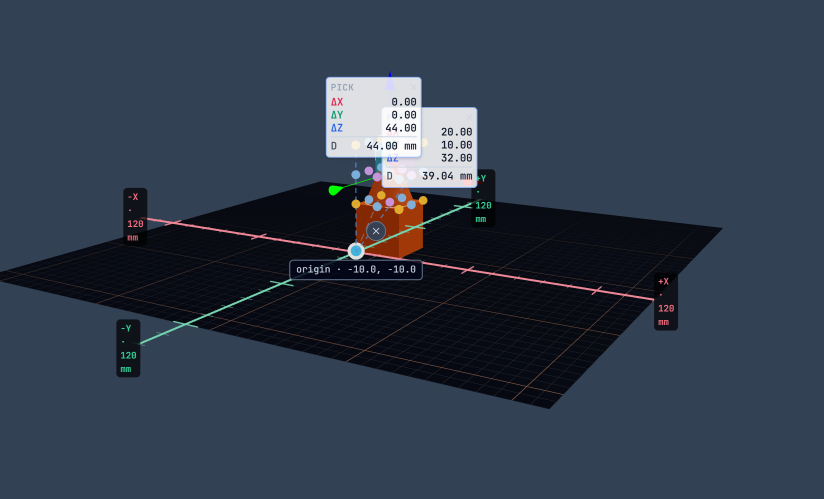
#> input picture img2.png, 1648 x 998 px (shown at 1/2 size)
$ python -i bas_relief_service.py   (imports and definitions only)
#> lines starting #> are read from the running program, lines starting #| are printed output that depends on the picture
"""Iter-136 — Circular bas-relief mesh generator (Japanese Cork Art style).

User need: AI-to-3D providers (Meshy, Hunyuan3D) always turn a reference
image into a full stereoscopic 3D model. For decorative bas-relief work
— a circular disk with the subject raised in shallow relief — that's
useless. This service takes ANY reference image + a diameter/thickness
recipe and produces a solid printable disk with the subject rendered
as a heightmap on the front face.

Pipeline (deterministic, ~2s on a 220 mm disk):
  1. Load the image → grayscale.
  2. Optional invert (`dark_is_high` — many source images work better
     if the darkest pixels become the tallest peaks, e.g. black-on-white
     line art).
  3. Down-sample to `grid_size` × `grid_size` (default 512) — this is
     the surface resolution.
  4. Build a circular mask (pixels outside the inscribed circle get
     dropped later at mesh-generation time).
  5. Compute a per-pixel height:
        z = base_thickness + grayscale_norm * max_relief_mm
     Pixels outside the circle keep `z = base_thickness` (flat rim).
  6. Extrude to a solid: top surface follows the heightmap, bottom
     surface is a flat plane at z=0, sides are a straight cylindrical
     wall connecting them.
  7. Emit STL bytes.

No AI required — this is pure geometry. Cost: 0. Latency: ~2s for
a 220 mm disk at 512² grid.
"""
from __future__ import annotations

import io
import logging
from typing import Optional

import numpy as np
import trimesh
from PIL import Image, ImageFilter

logger = logging.getLogger(__name__)

# Practical limits — over 800 grid steps and mesh gets > 1M tris,
# which is slower to slice than the print itself. Under 128 and the
# subject looks pixelated. 512 is the sweet spot.
_MIN_GRID = 128
_MAX_GRID = 800
_DEFAULT_GRID = 512

# Diameter clamps chosen from the user's spec (200-250 mm) with sensible
# headroom above and below. 100 mm is the smallest a bas-relief still
# reads visually; 380 mm is the largest most consumer bed sizes handle.
_MIN_DIAMETER_MM = 60.0
_MAX_DIAMETER_MM = 380.0


def _to_heightmap(
    image_bytes: bytes,
    grid_size: int,
    dark_is_high: bool,
    smooth_sigma: float,
) -> tuple[np.ndarray, "np.ndarray | None"]:
    """Convert an image to a `grid_size × grid_size` float32 array of
    normalised heights in [0, 1], plus an optional boolean silhouette
    mask derived from the alpha channel.

    Iter-139 — alpha-aware:
      * When the source has an alpha channel we use it as the mesh
        SILHOUETTE (transparent → outside the mesh). This "honours the
        shape" the user cropped into the PNG.
      * The alpha's bounding box becomes the crop rectangle so the
        printed medallion fits the user-specified diameter regardless
        of transparent padding around the subject.
      * The RGB is composited onto neutral grey (128) BEFORE grayscale
        conversion so semi-transparent pixels and the checkerboard-baked
        transparent regions some viewers save into PNGs don't leak into
        the heightmap.

    Returns
    -------
    heights_norm : (N, N) float32 in [0, 1]. Bright RGB → 1.0, dark → 0.0
                   by default (`dark_is_high=False`) — correct for a
                   REFLECTIVE bas-relief where light bounces off the
                   raised surface (bright subject sits proud of a
                   recessed dark ground). `dark_is_high=True` flips
                   this for lithophane use.
    alpha_mask   : (N, N) bool, True where opacity ≥ 50%, or None when
                   the source has no alpha channel.
    """
    if not image_bytes:
        raise ValueError("empty image payload")
    try:
        img = Image.open(io.BytesIO(image_bytes))
    except Exception as e:  # noqa: BLE001
        raise ValueError(f"cannot parse image: {e}") from e

    # Detect alpha. Palette-mode PNGs can carry transparency via the
    # "transparency" info entry — convert them to RGBA to normalise.
    has_alpha = img.mode in ("RGBA", "LA", "PA") or (img.mode == "P" and "transparency" in img.info)
    if has_alpha:
        rgba = img.convert("RGBA")
        alpha_img = rgba.split()[-1]
        # Composite over neutral grey (128) so transparent pixels
        # contribute no height variation. Neutral grey → normalised 0.5
        # is masked out later by ``alpha_mask`` anyway; the composite
        # exists so the anti-aliased alpha fringe doesn't inject
        # spurious highs/lows into the RGB before we take grayscale.
        bg = Image.new("RGB", rgba.size, (128, 128, 128))
        bg.paste(rgba.convert("RGB"), mask=alpha_img)
        gray_img = bg.convert("L")
        # Trim to the alpha's bounding box — the user-specified diameter
        # then maps to the actual subject extent, not the transparent
        # padding around it.
        bbox = alpha_img.getbbox()
        if bbox is not None:
            gray_img = gray_img.crop(bbox)
            alpha_img = alpha_img.crop(bbox)
    else:
        gray_img = img.convert("L")
        alpha_img = None

    if smooth_sigma > 0:
        gray_img = gray_img.filter(ImageFilter.GaussianBlur(radius=float(smooth_sigma)))

    # Centre-crop to square so a rectangular reference maps cleanly onto
    # a circular disk without stretching one axis. The alpha mask (if
    # present) rides along so it stays aligned with the grayscale.
    w, h = gray_img.size
    if w != h:
        s = min(w, h)
        left = (w - s) // 2
        top = (h - s) // 2
        gray_img = gray_img.crop((left, top, left + s, top + s))
        if alpha_img is not None:
            alpha_img = alpha_img.crop((left, top, left + s, top + s))

    gray_img = gray_img.resize((grid_size, grid_size), Image.LANCZOS)
    if alpha_img is not None:
        alpha_img = alpha_img.resize((grid_size, grid_size), Image.LANCZOS)

    arr = np.asarray(gray_img, dtype=np.float32) / 255.0
    if dark_is_high:
        arr = 1.0 - arr

    if alpha_img is not None:
        alpha_arr = np.asarray(alpha_img, dtype=np.float32) / 255.0
        # 50% opacity threshold — anti-aliased edges (~10-90% alpha) get
        # snapped to fully-in or fully-out so the boundary triangles
        # form a clean edge rather than a fuzzy fringe.
        alpha_mask = alpha_arr >= 0.5
        # If the alpha exists but is empty (e.g. an all-transparent PNG)
        # fall back to the geometric disc so the user still gets a mesh.
        if not alpha_mask.any():
            alpha_mask = None
    else:
        alpha_mask = None

    return arr, alpha_mask


# [177 lines left out: functions _build_disk_mesh, _build_annulus_mesh, not called in this run]


def generate_bas_relief(
    image_bytes: bytes,
    diameter_mm: float = 220.0,
    max_relief_mm: float = 12.0,
    base_thickness_mm: float = 3.0,
    dark_is_high: bool = False,
    smooth_sigma: float = 1.0,
    grid_size: int = _DEFAULT_GRID,
    # Iter-136.1 — Optional raised outer ring ("frame") that matches the
    # wooden circle bordering a traditional Japanese Cork Art piece.
    # When enabled the mesh's XY footprint becomes
    # `diameter_mm + 2*ring_width_mm`; the subject relief lives inside
    # the ORIGINAL diameter_mm circle, and the ring band sits at a
    # constant `base_thickness_mm + ring_height_mm` height.
    ring_enabled: bool = False,
    ring_width_mm: float = 10.0,
    ring_height_mm: float = 5.0,
) -> dict:
    """Produce a circular bas-relief disk STL from a reference image.

    Parameters
    ----------
    image_bytes : bytes
        JPEG / PNG / WebP source. Ideally 512²-4096² pre-crop.
    diameter_mm : float
        Diameter of the RELIEF area (default 220). If `ring_enabled` is
        True, the finished piece is `diameter_mm + 2*ring_width_mm` wide.
    max_relief_mm : float
        Height of the tallest peak above the flat rim (default 12).
    base_thickness_mm : float
        Solid disk thickness beneath the relief (default 3).
    dark_is_high : bool
        If True, black pixels become the tallest peaks (good for
        line art / illustrations).
    smooth_sigma : float
        Gaussian blur radius in pixels before heightmap generation.
    grid_size : int
        Surface resolution in vertices per axis. Default 512.
    ring_enabled : bool
        Iter-136.1 — Add a raised outer ring around the relief area
        (like the wooden frame on a Japanese Cork Art piece). Default False.
    ring_width_mm : float
        Iter-136.1 — Radial width of the ring band, in mm (default 10).
        Ignored when `ring_enabled` is False.
    ring_height_mm : float
        Iter-136.1 — How far the ring rises above the base (default 5).
        The ring's total height above z=0 is base_thickness + ring_height.
    """
    if not (_MIN_DIAMETER_MM <= diameter_mm <= _MAX_DIAMETER_MM):
        raise ValueError(f"diameter_mm must be {_MIN_DIAMETER_MM}..{_MAX_DIAMETER_MM}, got {diameter_mm}")
    if not (0.5 <= max_relief_mm <= 40.0):
        raise ValueError(f"max_relief_mm must be 0.5..40.0, got {max_relief_mm}")
    if not (0.6 <= base_thickness_mm <= 20.0):
        raise ValueError(f"base_thickness_mm must be 0.6..20.0, got {base_thickness_mm}")
    if ring_enabled:
        if not (1.0 <= ring_width_mm <= 40.0):
            raise ValueError(f"ring_width_mm must be 1.0..40.0, got {ring_width_mm}")
        if not (0.5 <= ring_height_mm <= 30.0):
            raise ValueError(f"ring_height_mm must be 0.5..30.0, got {ring_height_mm}")
    grid_size = max(_MIN_GRID, min(_MAX_GRID, int(grid_size)))

    # Step 1-3: image → heightmap + optional alpha silhouette mask.
    heights_norm, alpha_mask = _to_heightmap(image_bytes, grid_size, dark_is_high, smooth_sigma)

    # Iter-138 — When the ring is enabled we emit TWO SEPARATE meshes
    # (medallion + ring) so users can print them in different colours
    # / materials, or swap frames. Historic single-mesh behaviour is
    # preserved when the ring is disabled (backwards compatible).
    cx = cy = (grid_size - 1) / 2.0
    r_pix = (grid_size - 1) / 2.0
    yy, xx = np.mgrid[0:grid_size, 0:grid_size]
    dist2 = (xx - cx) ** 2 + (yy - cy) ** 2
    disc_mask = dist2 <= (r_pix ** 2)

    # Iter-139 — Silhouette source of truth:
    #   * When the source PNG has a meaningful alpha channel, the mesh
    #     honours THAT shape (user cropped their photo circular /
    #     custom → the print silhouette matches).
    #   * When there's no alpha (JPG, or PNG with no transparency), we
    #     fall back to the geometric disc so behaviour matches the
    #     pre-alpha-aware iterations exactly.
    # Both masks are intersected with the inscribed disc so the mesh
    # never spills over the requested diameter's bounding box.
    if alpha_mask is not None:
        shape_mask = alpha_mask & disc_mask
        if not shape_mask.any():
            # Alpha exists but doesn't overlap the disc after cropping —
            # very rare, but keep the disc rather than emit an empty mesh.
            shape_mask = disc_mask
    else:
        shape_mask = disc_mask

    # Medallion is always built at ``diameter_mm``. Heights only inside
    # the silhouette mask (rim vertices carry z=base only).
    heights_mm = np.zeros_like(heights_norm, dtype=np.float32)
    heights_mm[shape_mask] = heights_norm[shape_mask] * float(max_relief_mm)
    medallion_mesh = _build_disk_mesh(heights_mm, shape_mask, float(diameter_mm), base_thickness_mm)

    parts: list[dict] = [{"name": "medallion", "mesh": medallion_mesh}]

    outer_diameter = float(diameter_mm)
    if ring_enabled:
        outer_diameter = float(diameter_mm) + 2.0 * float(ring_width_mm)
        # Ring is a flat annulus sitting at the same z=0 baseline as the
        # medallion so they interlock naturally when placed concentric.
        # Total ring height = base_thickness + ring_height (matches the
        # legacy single-mesh recipe so print-height feels identical).
        ring_mesh = _build_annulus_mesh(
            outer_radius_mm=outer_diameter / 2.0,
            inner_radius_mm=float(diameter_mm) / 2.0,
            height_mm=float(base_thickness_mm) + float(ring_height_mm),
            segments=128,
        )
        parts.append({"name": "ring", "mesh": ring_mesh})

    # Emit STL bytes per part. Downstream serializer decides whether to
    # ship a single STL (legacy behaviour) or bundle into a ZIP.
    total_faces = 0
    total_verts = 0
    for p in parts:
        m: trimesh.Trimesh = p["mesh"]
        p["stl_bytes"] = m.export(file_type="stl")
        p["faces"] = int(len(m.faces))
        p["vertices"] = int(len(m.vertices))
        total_faces += p["faces"]
        total_verts += p["vertices"]

    # Peak height varies by whether the ring is taller than the relief.
    peak_relief = float(ring_height_mm) if ring_enabled and ring_height_mm > max_relief_mm else float(max_relief_mm)
    return {
        # Legacy single-mesh field — kept as the FIRST part (medallion)
        # so callers that expect ``stl_bytes`` and never enable the ring
        # continue to work unmodified.
        "stl_bytes": parts[0]["stl_bytes"],
        "parts": parts,
        "diameter_mm": float(diameter_mm),
        "outer_diameter_mm": outer_diameter,
        "max_relief_mm": float(max_relief_mm),
        "base_thickness_mm": float(base_thickness_mm),
        "dark_is_high": bool(dark_is_high),
        "grid_size": int(grid_size),
        "ring_enabled": bool(ring_enabled),
        "ring_width_mm": float(ring_width_mm) if ring_enabled else 0.0,
        "ring_height_mm": float(ring_height_mm) if ring_enabled else 0.0,
        "faces": total_faces,
        "vertices": total_verts,
        "total_height_mm": float(base_thickness_mm) + peak_relief,
    }

>>> import cv2
>>> picture = cv2.imread('../img2.png', cv2.IMREAD_GRAYSCALE)
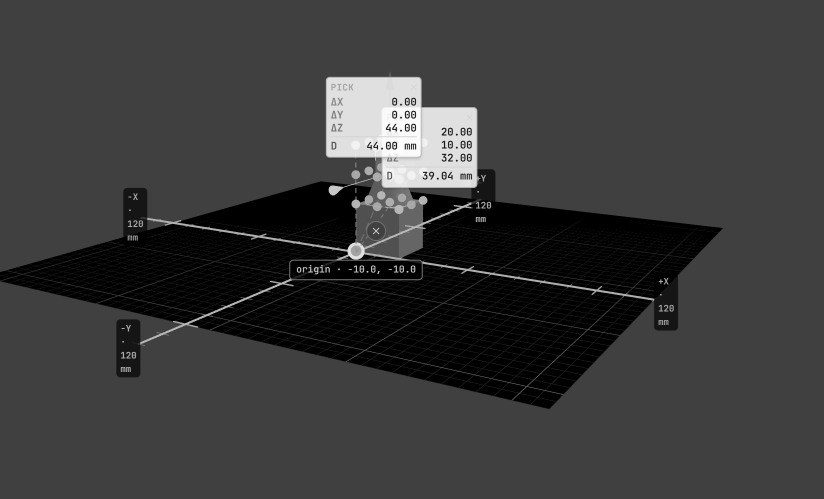
#> picture: shape (998, 1648) (shown at 1/2 size); min 0, max 253, mean 57.6
>>> result = generate_bas_relief(picture)
#> (the run stopped early here; a loop or call above may not have finished)

$ run again, on img3.png
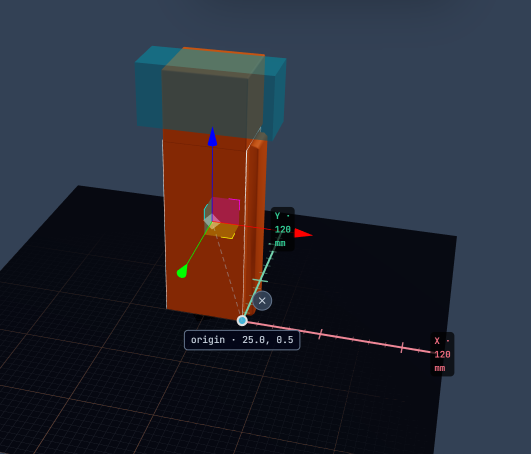
#> input picture img3.png, 1062 x 908 px (shown at 1/2 size)
#> `picture = cv2.imread('../img2.png', cv2.IMREAD_GRAYSCALE)`:
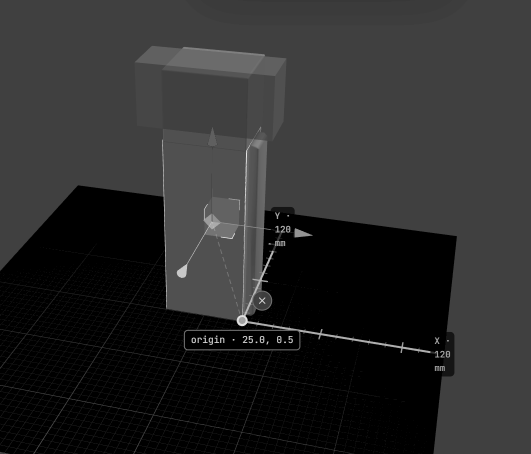
#> picture: shape (908, 1062) (shown at 1/2 size); min 0, max 241, mean 42.4
